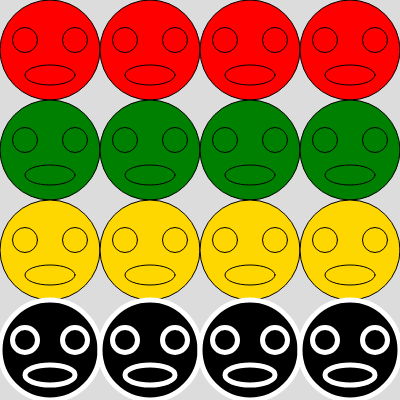
Frame 1 (no input)
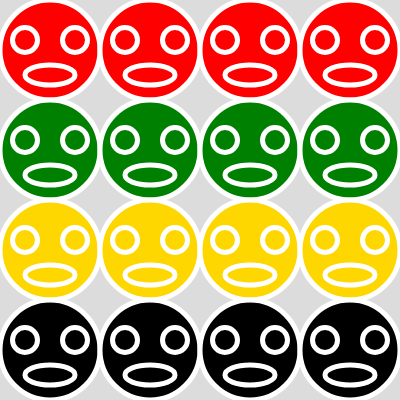
Frame 2 (the mouse pressed at the canvas centre, redrawn once)

The p5.js sketch that drew these frames (run headless with seeded random() and noise() and a simulated clock; the mouse was pressed at the canvas centre and the sketch redrawn once):

// p5.js sketch
// ── sketch.js
function setup() {
  createCanvas(400, 400);
}

function draw() {
  background(220);
  fill('red');
  draw_line();
  translate(-300, 100);
  fill('green');
  draw_line();
  translate(-300, 100);
  fill('gold');
  draw_line();
  fill('black');
  stroke('white');
  strokeWeight(5);
  translate(-300, 100);
  draw_line();
  noLoop();
}

function draw_line() {
  draw_head();
  translate(100, 0);
  draw_head();
  translate(100, 0);
  draw_head();
  translate(100, 0);
  draw_head();
}

function draw_head() {
  circle(50, 50, 100);
  circle(25, 40, 25);
  circle(75, 40, 25);
  ellipse(50, 75, 50, 20);
}
